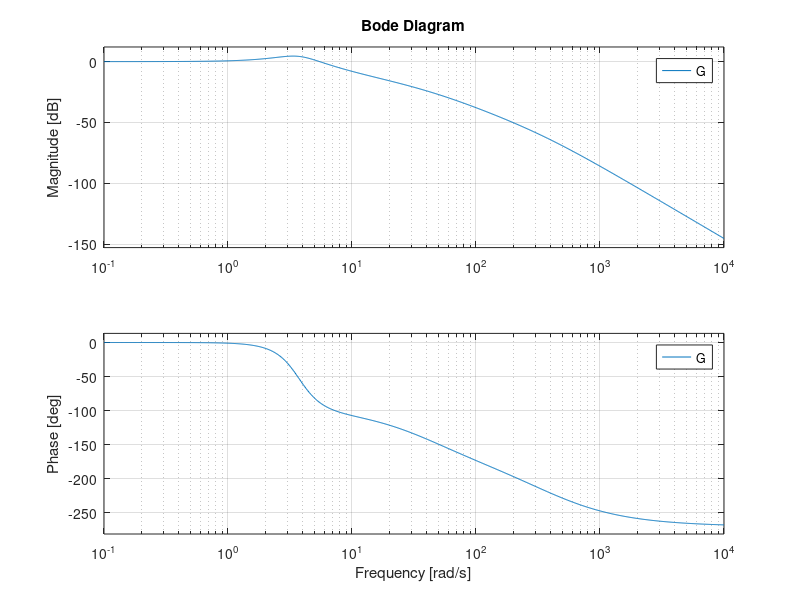
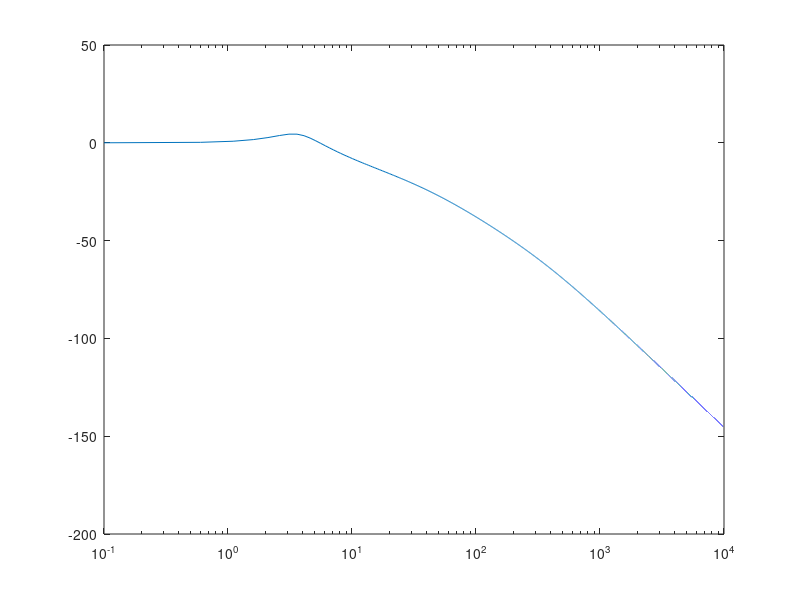
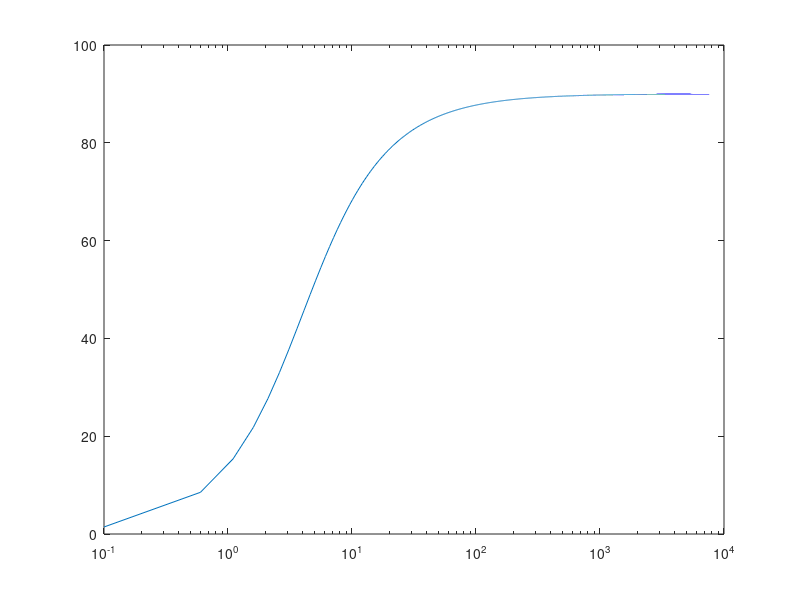

These charts were generated, in order, by the following MATLAB code:
% Q4b. Bode Plot

omega = 0.1:0.5:10000;

kd = 5000;    % [N/m]
ks = 20000;     % [N/m]
kw = 180000;      % [Ns/m]

mc = 1400;      % [kg]
mw = 12;        % [kg]

G = tf([kw*kd, kw*ks], ...
    [mc*mw, ...
    mw*kd + mc*kd, ...
    mw*ks + mc*kw + mc*ks, ...
    kd*kw, ...
    ks*kw]);

bode(G);
figure;

N_R = ks*kw;
N_I = (kd*kw)*omega;
D_R = mc*mw*(omega.^4) - (ks*mc+kw*mc+ks*mw)*(omega.^2) + ks*kw;
D_I = kd*kw*(omega.^1) - (kd*mc+kd*mw)*(omega.^3);

M = sqrt((N_R.*D_R + N_I.*D_I).^2 + (-N_R.*D_I+N_I.*D_R).^2)./(D_R.^2 + D_I.^2);
phi = atand(N_I./N_R);

semilogx(omega, 20*log10(M));
figure;
semilogx(omega, phi);


